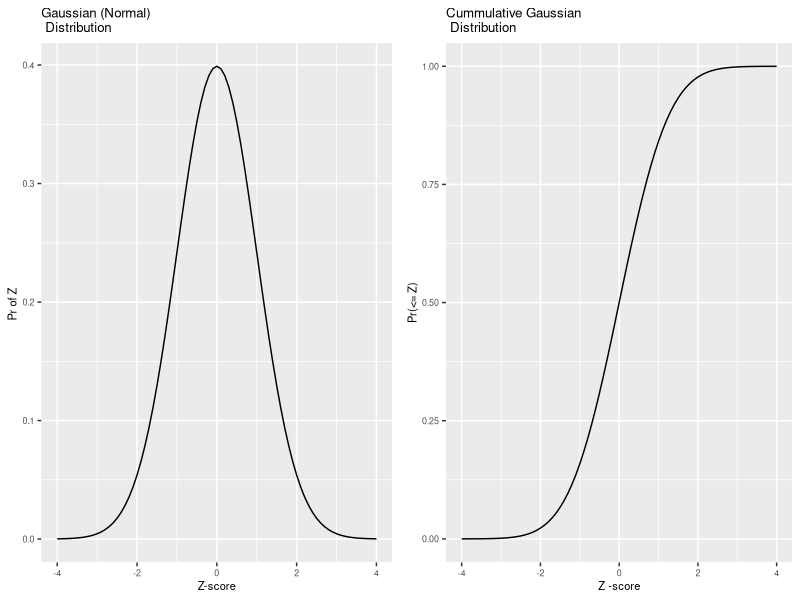
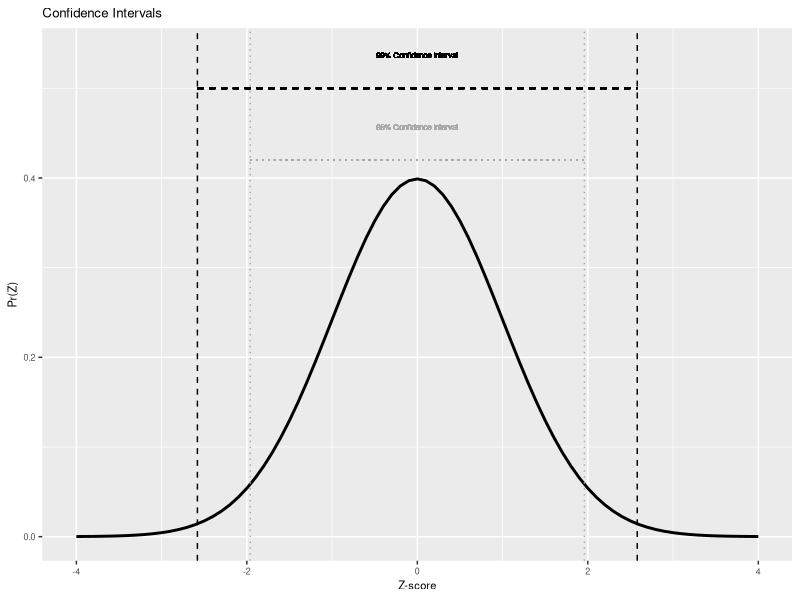

Recreate these plots in R, in order.
## ---- chunk 1
knitr::opts_chunk$set(echo = TRUE)
library(ggplot2)
library(ggpubr)

## ---- chunk 2
Z<-seq(-4,4,by=0.1)
Pr_ireland_win<-0.1
Pr_win<-c(dnorm(Z))
Cum_Pr_win<-c(pnorm(Z))

df <- data.frame(Z,Pr_win,Cum_Pr_win)
binomial.p_dist<-ggplot(df, aes(x=Z,y=Pr_win)) + geom_line(width = 0.1)+xlab("Z-score")+ylab("Pr of Z ")+ggtitle("Gaussian (Normal) \n Distribution")+
theme(text = element_text(size=8))#+scale_x_discrete(breaks=0:10)

binomial.cum_p_dist<-ggplot(df, aes(x=Z,y=Cum_Pr_win)) + geom_line(width = 0.1)+ylab("Pr(<= Z)")+xlab("Z -score")+ggtitle("Cummulative Gaussian \n Distribution")+
theme(text = element_text(size=8))

ggarrange( binomial.p_dist,binomial.cum_p_dist, ncol = 2, nrow = 1)
#ggsave("Normal.png",dpi=300, width = 4, height = 2)
## ---- chunk 3

ggplot(df, aes(x=Z,y=Pr_win)) + geom_line(size=1)+ylab("Pr(Z)")+xlab("Z-score")+
                                ggtitle("Confidence Intervals")+
                                theme(text = element_text(size=8))+
                                geom_vline(xintercept = 1.96, linetype="dotted",color = "darkgray", size=0.5)+
                                geom_vline(xintercept = -1.96, linetype="dotted",color = "darkgray", size=0.5)+
                                geom_vline(xintercept = 2.58, linetype="dashed", color = "black", size=0.5)+
                                geom_vline(xintercept = -2.58, linetype="dashed",color = "black", size=0.5)+
                                geom_segment(aes(x = -1.96, y = 0.42, xend = 1.96, yend = 0.42),linetype="dotted",color="darkgray")+
                                geom_segment(aes(x = -2.58, y = 0.5, xend = 2.58, yend = 0.5),linetype="dashed")+
                                geom_text(aes(x=0, label="95% Confidence Interval",y=0.46),vjust=1,size=2,color="darkgray")+
                                geom_text(aes(x=0, label="99% Confidence Interval",y=0.54),vjust=1,size=2)


#ggsave("CI_Normal.png",dpi=300, width = 4, height = 2)
